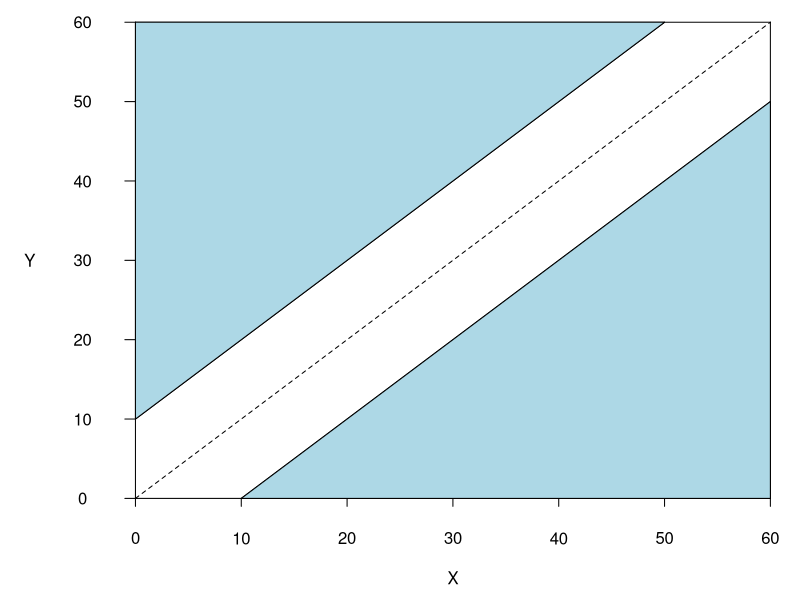

Reproduce this figure in R.
pdf("square.pdf")
par(mar = c(0, 0, 0, 0))
plot(c(-1,6),c(-1,6),type='n',axes=FALSE,xlab="",ylab="")
lines(c(0,0),c(0,6))
lines(c(0,6),c(0,0))
lines(c(6,6),c(0,6))
lines(c(0,6),c(6,6))


text(3,-1,"X")
text(-1,3,"Y")

for(i in 0:6) {
    lines(c(i,i),c(0,-0.1))
    lines(c(0,-0.1),c(i,i))
    
    text(-0.5,i,i*10)
    text(i,-0.5,i*10)
}

lines(c(1,6),c(0,5))
lines(c(0,5),c(1,6))
lines(c(0,6),c(0,6), lty = 2)

polygon(c(1, 6, 6),c(0, 0, 5),col='lightblue')
polygon(c(0, 0, 5),c(1, 6, 6),col='lightblue')
dev.off()

